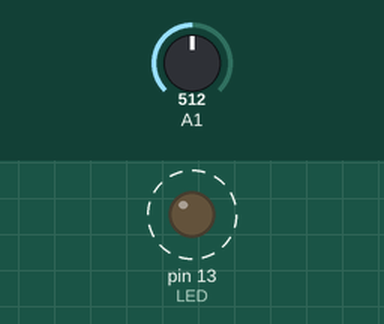
The sketch below on a simulated Arduino Uno, built with avr-gcc and run on an emulated ATmega328P. On the bench: output pins drawn as LEDs (lit = HIGH). Dashed ring = blinking. Inputs (shaded band) come from the test bench; at power-on: A1 = 512. What the sketch prints to the serial monitor is not drawn.

Above: at 1.8 s.
1.9 s: A1 set to 716
Timing chart, 0 to 11.4 s (numbered marks = the images above; inputs shaded):
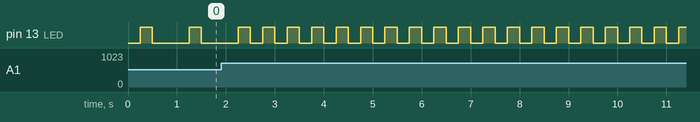

The sketch:

2.1.ino
```cpp
#include<avr/interrupt.h>
#include <avr/io.h>
#include <inttypes.h>

#define THRESHOLD 3
#define TH_V THRESHOLD*1024/5

volatile uint16_t adc_result;

int main(void) {
  //setup:
  cli();
  DDRB |= (1 << DDB5);//onboard LED PB5 output.
  DDRC &= ~(1 << DDC1); //set A1 as input (arduino pc1)

  Serial.begin(9600);

  ADMUX |= (1 << MUX0); //using ADC1
  ADMUX &= ~((1 << REFS0)|(1 << REFS1)); //AREF
  ADCSRA |= (1 << ADEN)|(1 << ADIE); //adc enable and int enable.
  ADCSRA |= (1 << ADPS2)|(1 << ADPS1)|(1 << ADPS0); //division factor 128
  //ADCSRB |= (1 << ADTS2)|(1 << ADTS0); //for TC1, this is setting trigger source
  //this enables auto trigger source. i want adc to trigger ISR to change state to either >2v or <2v depending on the reading. so every time an adc reading is completed it will go to the isr and update the adc value.


  DDRC &= ~(1 << DDC1); //set pin A1 as input. (later read PINC1)
  TCCR1B |= (1 << WGM12); //timer1 in CTC mode.
  TCCR1B |= (1 << CS12)|(1 << CS10); //timer1 prescaler 1024.
  OCR1A = 15625; //timer1 raches this CV at 1000ms hence OF int.

  TIMSK1 |= (1 << OCIE1A); //output compare match A int enable.
  sei();

  TCNT1 = 0;
  ADCSRA |= (1 << ADSC); //this is to start a conversion. idk if we want it here.

  while(1) {

      if (adc_result >= TH_V) {
        if (TCNT1 == 3906){PORTB |= (1 << PORTB5);}
        if (TCNT1 == 7813){PORTB &= ~(1 << PORTB5);}
        if (TCNT1 == 11719){PORTB |= (1 << PORTB5);}
        if (TCNT1 == 15624){PORTB &= ~(1 << PORTB5);}
      }
      if (adc_result < TH_V) {
        if (TCNT1 == 3906){PORTB |= (1 << PORTB5);}
        if (TCNT1 == 7813){PORTB &= ~(1 << PORTB5);}
      }
  }

}

ISR(TIMER1_COMPA_vect) {
  //this occurs every sec. read ADC here.
  ADCSRA |= (1 << ADSC); //this is to start a conversion. idk if we want it here.
  //Serial.print("balls\n");
}

ISR(ADC_vect) {
  adc_result = ADC;
  Serial.print(adc_result);
}
```

Measured:
- after the input at 1.9 s, pin 13 (LED): alternates HIGH for 0.25 s and LOW for 0.25 s, starting after 0.85 s
- by itself, pin 13 (LED): alternates HIGH for 0.25 s and LOW for 0.75 s
